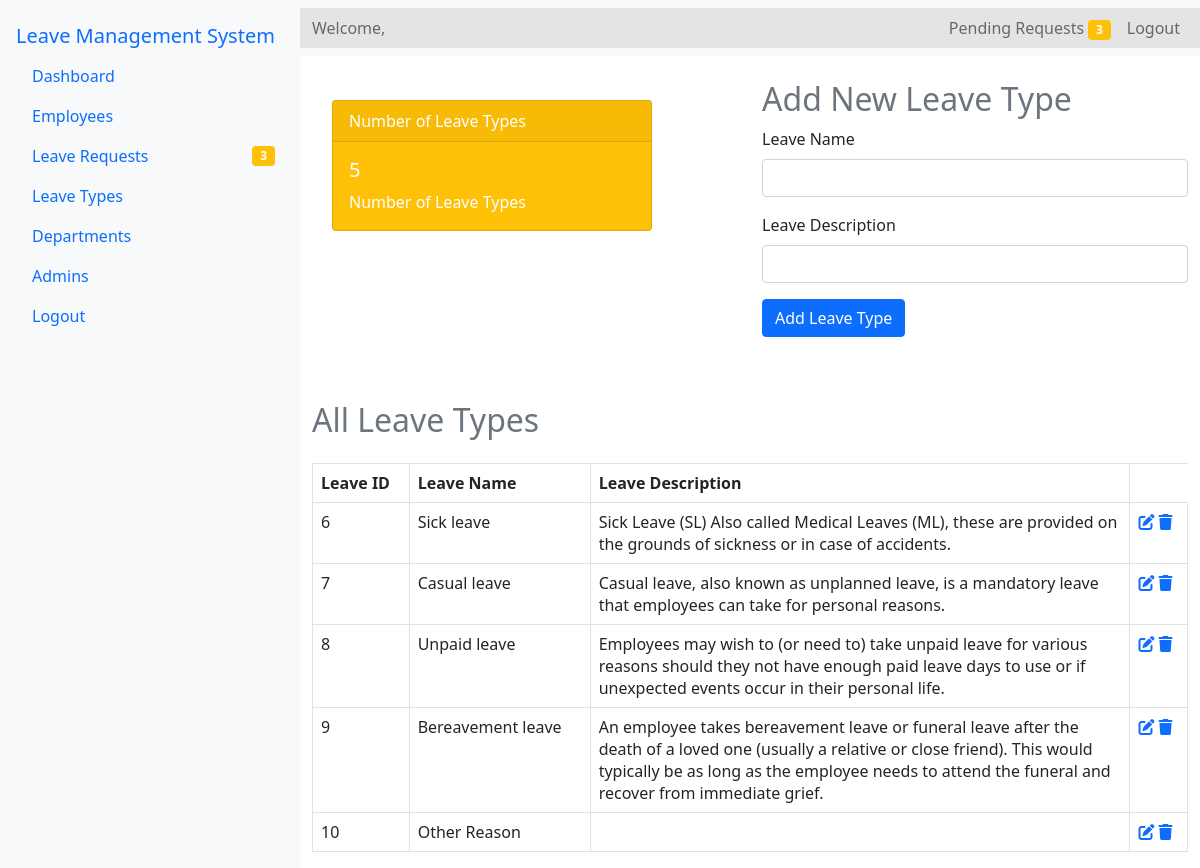
Before: /Source/admin/leave-types.php (signed in) with the older database file.
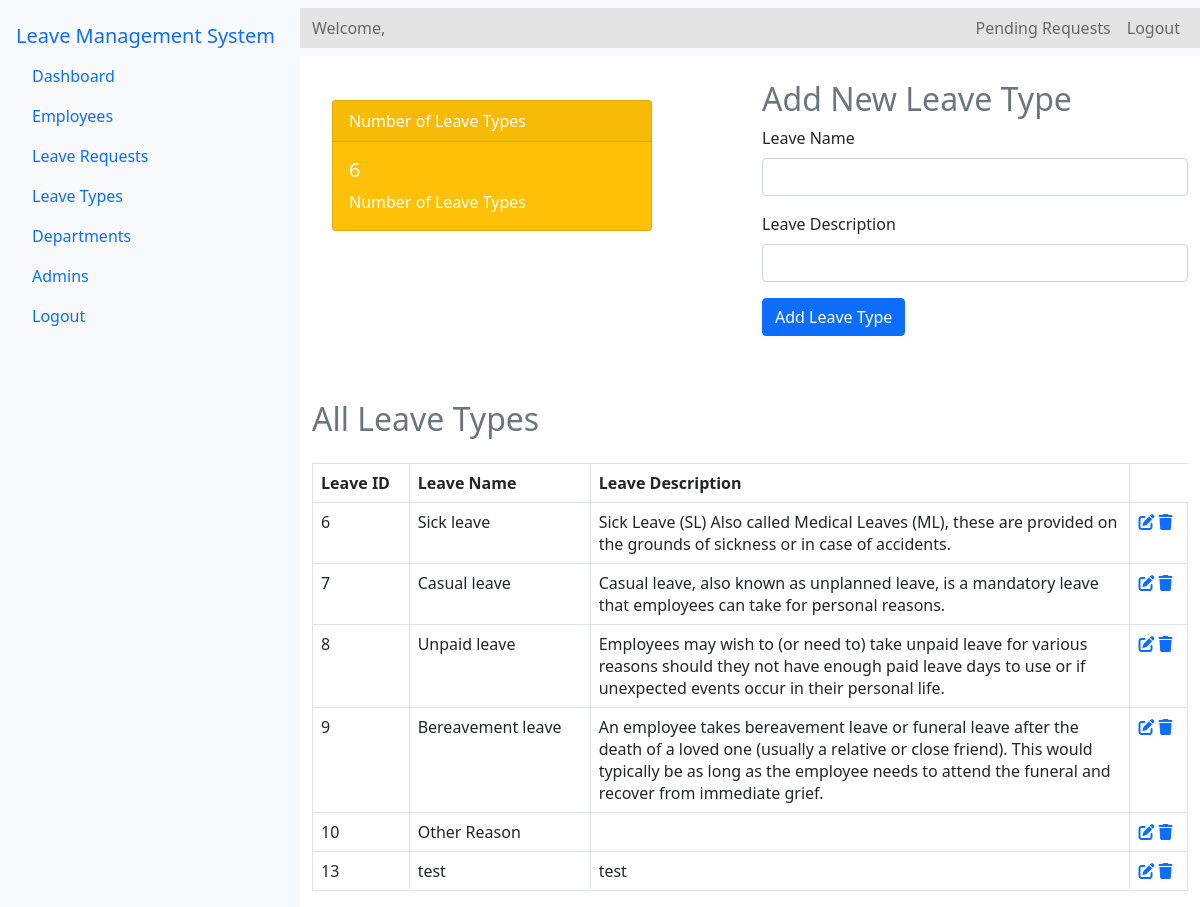
After: the same page with the newer database file.
### tables this page shows
CREATE TABLE `leave_types` (
  `leave_name` varchar(100) NOT NULL,
  `description` varchar(1000) NOT NULL,
  `id` int(11) NOT NULL
);

### Source/admin/leave-types.php (the view, shortened to what the changed rows need)
<?php
include '../config.php';
$l_count_query = "SELECT COUNT(*) as count FROM leave_types";
$l_count_result = $conn->query($l_count_query);
$l_count = $l_count_result->fetch_assoc()['count'];
$l_query = "SELECT * FROM leave_types";
$l_result = $conn->query($l_query);
$pending_leave_requests_count = $conn->query("SELECT COUNT(*) as count FROM leave_list WHERE Status = 'Pending'")->fetch_assoc()['count'];
?>
<!DOCTYPE html>
<html lang="en">
<head>
    <link rel="stylesheet" href="../bootstrap-5.0.2-dist/css/bootstrap.min.css">
    <link rel="stylesheet" href="../css/admin-dashboard.css">
    <link rel="stylesheet" href="https://cdnjs.cloudflare.com/ajax/libs/font-awesome/6.0.0-beta3/css/all.min.css">
    <link rel="stylesheet" href="../css/main.css">
    <link rel="stylesheet" href="../css/spinner.css">
</head>
<body>
<div class="d-flex">
    <nav class="nav flex-column bg-light p-3" style="width: 300px; min-height: 100vh;">
        <a class="nav-link d-flex justify-content-between align-items-center" href="leave-requests.php">
    Leave Requests
    <?php if ($pending_leave_requests_count > 0): ?>
        <span class="badge bg-warning"><?php echo $pending_leave_requests_count; ?></span>
    <?php endif; ?>
</a>
    </nav>
    <div class="flex-grow-1">
    <nav class="navbar navbar-expand-lg navbar-light bg-light">
    <div class="container-fluid">
        <div class="collapse navbar-collapse" id="navbarNavDropdown">
            <ul class="navbar-nav ms-auto">
                <li class="nav-item">
                    <a class="nav-link" href="leave-requests.php">
                        Pending Requests
                        <?php if ($pending_leave_requests_count > 0): ?>
                            <span class="badge bg-warning"><?php echo $pending_leave_requests_count; ?></span>
                        <?php endif; ?>
                    </a>
                </li>
            </ul>
        </div>
    </div>
</nav>
        <div class="container mt-4">
            <div class="row">
                <div class="col-md-6" style="max-width: 30rem;">
                <div class="card text-white bg-warning mb-3" style="max-width: 20rem;">
                        <div class="card-body">
                            <h5 class="card-title"><?php echo $l_count; ?></h5>
                            <p class="card-text">Number of Leave Types</p>
                        </div>
                    </div>
                </div>
                <div class="col-md-6" >
                    <h2 class="text-secondary">Add New Leave Type</h2>
                </div>
            </div>
            <div class="mt-5">
                <h2 class="text-secondary">All Leave Types</h2>
                <table class="table table-bordered mt-4">
                    <thead>
                        <tr>
                            <th>Leave ID</>
                            <th>Leave Name</th>
                            <th>Leave Description</th>
                        </tr>
                    </thead>
                    <tbody>
                        <?php while ($row = $l_result->fetch_assoc()): ?>
                        <tr>
                            <td><?php echo htmlspecialchars($row['id']); ?></td>
                            <td><?php echo htmlspecialchars($row['leave_name']); ?></td>
                            <td style="max-width: 30rem;"><?php echo htmlspecialchars($row['description']); ?></td>
                            <td>
                                <a href="leave-edit.php?id=<?php echo htmlspecialchars($row['id']); ?>" ><i class="fas fa-edit"></i></a>
                                <a href="leave-delete.php?id=<?php echo htmlspecialchars($row['id']); ?>" onclick="return confirm('Are you sure you want to delete this Leave Type?')"><i class="fas fa-trash"></i></a>
                            </td>
                        </tr>
                        <?php endwhile; ?>
                    </tbody>
                </table>
            </div>
        </div>
    </div>
</div>
</body>
</html>

Changed rows visible on the page:
added leave_types: id "13", leave_name "test", description "test"
Other visible differences:
$l_count: "5" → "6"
$pending_leave_requests_count: "3" → (not shown)
